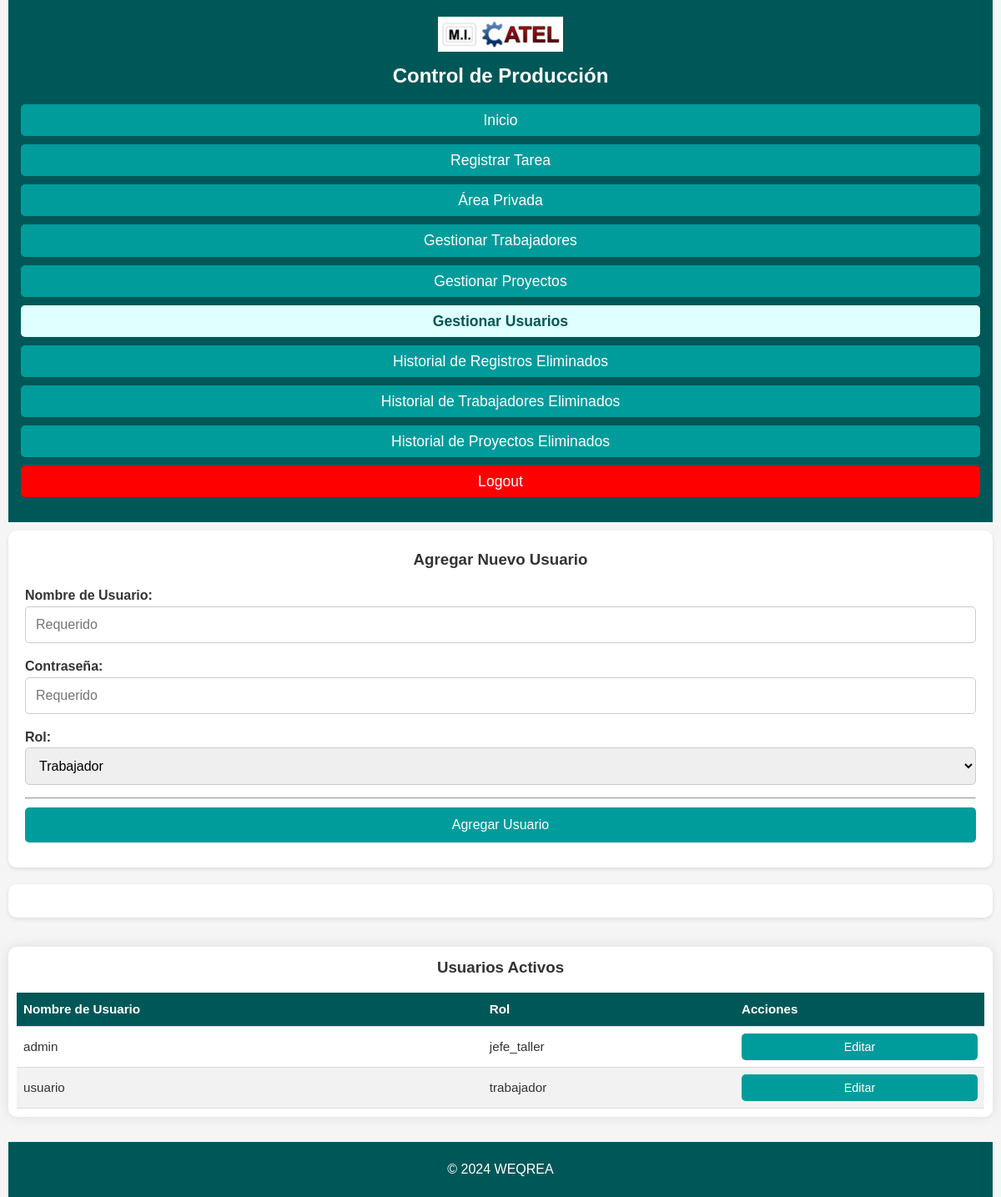
The page /gestionar_usuarios (signed in) on the database as committed earlier.
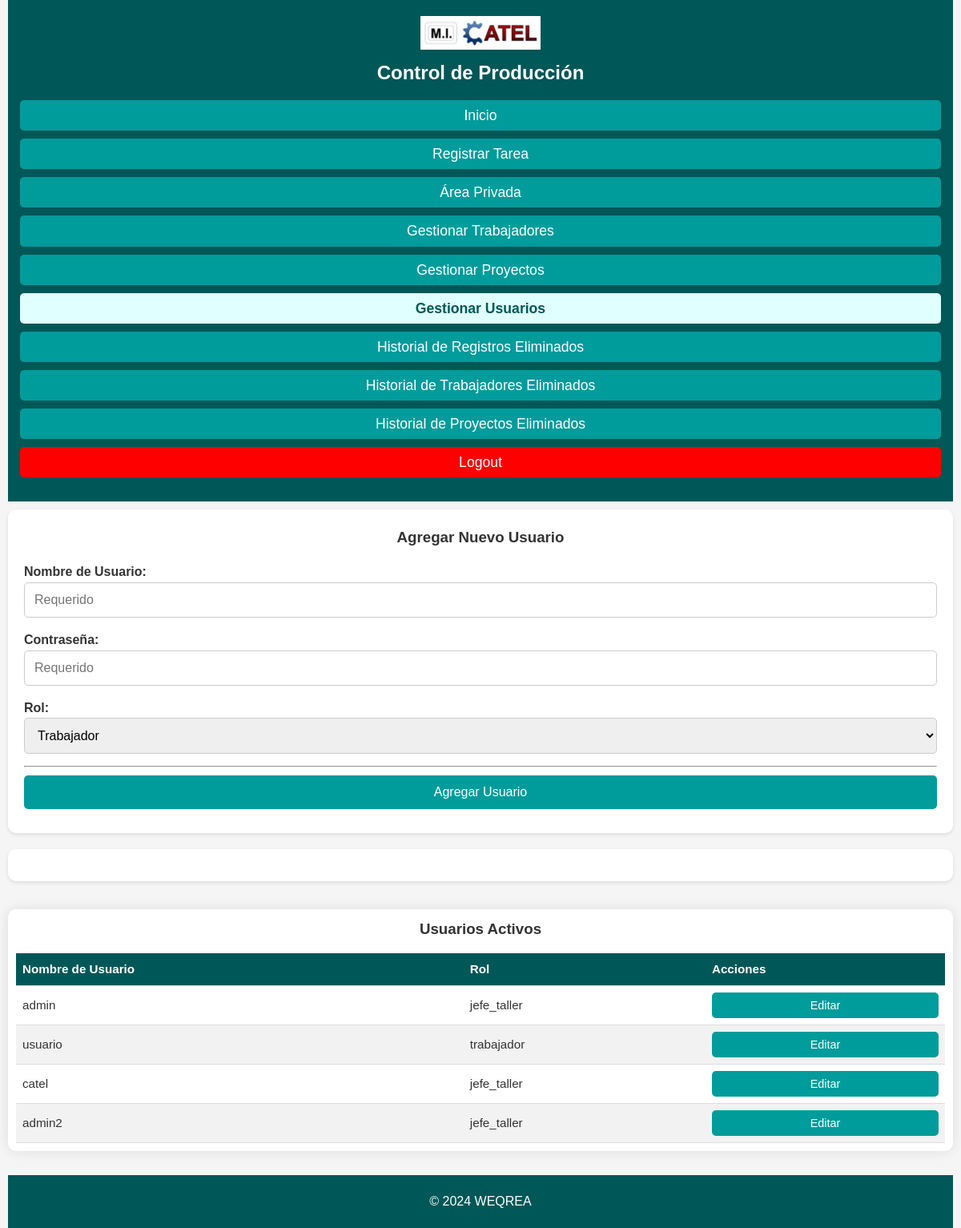
The same page on the database as committed later.
### app/models.py (models this page shows)
class Usuario(db.Model):
    __tablename__ = 'usuarios'
    ID_usuario = db.Column(db.Integer, primary_key=True, autoincrement=True)
    nombre_usuario = db.Column(db.String, unique=True, nullable=False)
    password = db.Column(db.String, nullable=False)
    rol = db.Column(db.String, nullable=False)  # 'jefe_taller' o 'trabajador'

### app/routes.py (the view, shortened to what this page needs)
    @app.route('/gestionar_usuarios', methods=['GET', 'POST'])
    @login_required
    @jefe_taller_required  # Solo el Jefe de Taller puede acceder
    def gestionar_usuarios():
        usuarios = Usuario.query.all()
        return render_template('gestionar_usuarios.html', usuarios=usuarios)

### app/routes.py (called while the page is built)
def login_required(f):
    @wraps(f)
    def decorated_function(*args, **kwargs):
        if 'usuario_id' not in session:
            flash('Debes iniciar sesión para acceder a esta página.', 'error')
            return redirect(url_for('login'))
        return f(*args, **kwargs)
    return decorated_function

def jefe_taller_required(f):
    @wraps(f)
    def decorated_function(*args, **kwargs):
        if 'rol' not in session or session['rol'] != 'jefe_taller':
            flash('No tienes permisos para acceder a esta página.', 'error')
            return redirect(url_for('home'))
        return f(*args, **kwargs)
    return decorated_function

### run.py (called while the page is built)
@app.before_request
def make_session_permanent():
    session.permanent = True

@app.after_request
def add_security_headers(response: Response):
    response.headers['X-Content-Type-Options'] = 'nosniff'
    return response

### app/templates/gestionar_usuarios.html (shortened to what this page needs)
{% extends 'base.html' %}
{% block content %}
<div class="visor_registros">
    <div class="filter">
        <div class="filter-container">
            <h3>Agregar Nuevo Usuario</h3>
            <form method="POST" action="{{ url_for('gestionar_usuarios') }}">
                <div>
                    <label for="nombre_usuario">Nombre de Usuario:</label>
                    <input type="text" id="nombre_usuario" name="nombre_usuario" placeholder="Requerido" required>
                </div>
                <div>
                    <label for="password">Contraseña:</label>
                    <input type="password" id="password" name="password" placeholder="Requerido" required>
                </div>
                <div>
                    <label for="rol">Rol:</label>
                    <select id="rol" name="rol">
                        <option value="trabajador">Trabajador</option>
                    </select>
                </div>
                <hr>
                <button type="submit">Agregar Usuario</button>
            </form>
        </div>
        <div class="filter-result">
        </div>
    </div>
    <div class="table-container">
        <h3>Usuarios Activos</h3>
        <table>
            <thead>
                <tr>
                    <th>Nombre de Usuario</th>
                    <th>Rol</th>
                    <th>Acciones</th>
                </tr>
            </thead>
            <tbody>
                {% for usuario in usuarios %}
                <tr>
                    <td>{{ usuario.nombre_usuario }}</td>
                    <td>{{ usuario.rol }}</td>
                    <td>
                        <form class="edit-button" action="{{ url_for('editar_usuario', id=usuario.ID_usuario) }}" method="get">
                            <button type="submit">Editar</button>
                        </form>
                    </td>
                </tr>
                {% endfor %}
            </tbody>
        </table>
    </div>
</div>
{% endblock %}

Rows that differ between the two databases and show on the page:
added Usuario: nombre_usuario "catel", rol "jefe_taller"
added Usuario: nombre_usuario "admin2", rol "jefe_taller"
